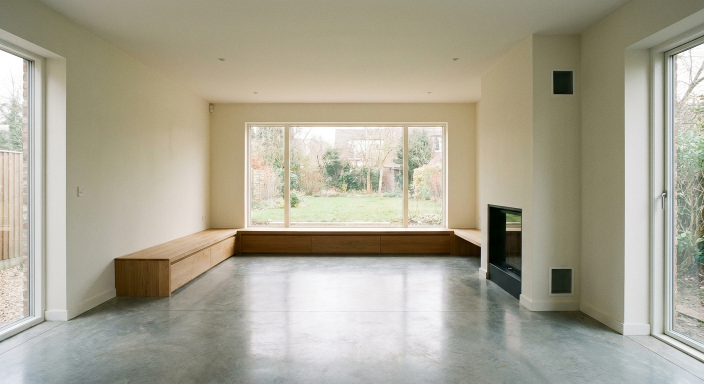
#> input picture skills/interior-redesign-studio/test.png, 1408 x 768 px (shown at 1/2 size)
$ python contact_sheet.py --inputs ../test.png
#> lines starting #> are read from the running program, lines starting #| are printed output that depends on the picture
#!/usr/bin/env python3
"""Contact sheet — compose a labeled grid from a set of renders for quick comparison.

Usage:
  python contact_sheet.py --inputs "renders/*.png" --out renders/contact_sheet.png
  python contact_sheet.py --inputs a.png b.png c.png --cols 2 --title "Japandi — Phase 2"

Notes:
  --inputs accepts a glob pattern OR an explicit list of files.
  Each cell is captioned with the file name so picks are unambiguous.
"""
import argparse
import glob
import os
import sys
from pathlib import Path


def eprint(*a):
    print(*a, file=sys.stderr)


def main():
    p = argparse.ArgumentParser(description="Build a labeled contact sheet from images.")
    p.add_argument("--inputs", nargs="+", required=True,
                   help="Glob pattern (e.g. 'renders/*.png') or explicit list of image files.")
    p.add_argument("--out", default="contact_sheet.png", help="Output PNG path.")
    p.add_argument("--cols", type=int, default=2, help="Number of columns (default 2).")
    p.add_argument("--cell", type=int, default=560, help="Cell width in px (default 560).")
    p.add_argument("--title", default=None, help="Optional title across the top.")
    args = p.parse_args()

    try:
        from PIL import Image, ImageDraw, ImageFont
    except ImportError:
        eprint("ERROR: missing Pillow. Run: pip install pillow")
        sys.exit(2)

    # Resolve inputs: expand any globs, keep explicit files, sort for stable order.
    files = []
    for item in args.inputs:
        matched = glob.glob(item)
        files.extend(matched if matched else ([item] if os.path.exists(item) else []))
    files = sorted(dict.fromkeys(files))
    if not files:
        eprint("ERROR: no input images found.")
        sys.exit(2)

    pad = 16
    cap_h = 30
    title_h = 48 if args.title else 0
    cols = max(1, args.cols)
    rows = (len(files) + cols - 1) // cols

    # Load + scale thumbnails to a uniform cell width, preserving aspect.
    thumbs = []
    cell_w = args.cell
    max_cell_h = 0
    for f in files:
        try:
            im = Image.open(f).convert("RGB")
#> im is the input picture: PIL image 1408x768 RGB; mean R, G, B 169.9, 165.1, 148
        except Exception as e:  # noqa: BLE001
            eprint(f"WARN: skipping {f}: {e}")
            continue
        w, h = im.size
#> w = 1408; h = 768
        new_h = int(h * (cell_w / w))
#> new_h = 305
        im = im.resize((cell_w, new_h), Image.LANCZOS)
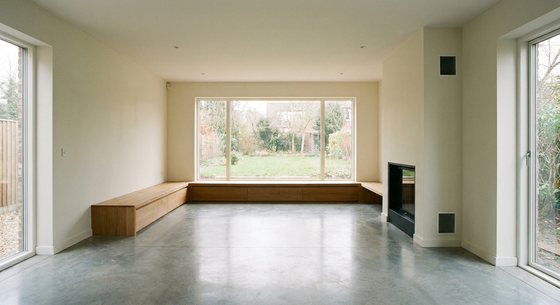
#> im: PIL image 560x305 RGB; mean R, G, B 169.9, 165.1, 148
        thumbs.append((Path(f).name, im))
        max_cell_h = max(max_cell_h, new_h)
#> max_cell_h = 305

    if not thumbs:
        eprint("ERROR: no readable images.")
        sys.exit(2)

    cell_total_h = max_cell_h + cap_h
#> cell_total_h = 335
    sheet_w = cols * cell_w + (cols + 1) * pad
    sheet_h = title_h + rows * cell_total_h + (rows + 1) * pad
#> sheet_h = 367

    sheet = Image.new("RGB", (sheet_w, sheet_h), (244, 241, 235))
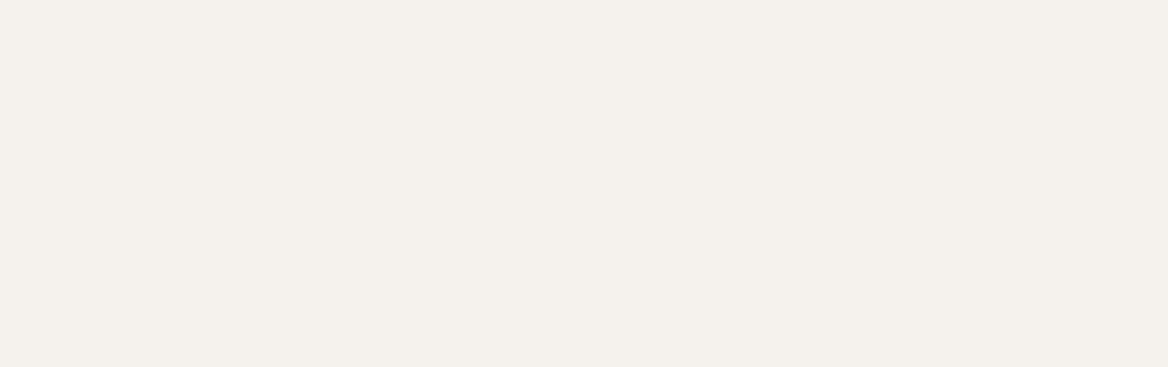
#> sheet: PIL image 1168x367 RGB; mean R, G, B 244, 241, 235
    draw = ImageDraw.Draw(sheet)

    def font(size):
        for name in ("segoeui.ttf", "arial.ttf", "DejaVuSans.ttf"):
            try:
                return ImageFont.truetype(name, size)
            except Exception:  # noqa: BLE001
                continue
        return ImageFont.load_default()

    if args.title:
        draw.text((pad, pad), args.title, fill=(44, 39, 34), font=font(26))

    for idx, (name, im) in enumerate(thumbs):
        r, c = divmod(idx, cols)
        x = pad + c * (cell_w + pad)
        y = title_h + pad + r * (cell_total_h + pad)
        sheet.paste(im, (x, y))
        draw.text((x + 2, y + im.size[1] + 6), name, fill=(90, 80, 61), font=font(15))
#> this loop made 1 pass
#> (name, r, c, x, y) on pass 1: ('test.png', 0, 0, 16, 16)
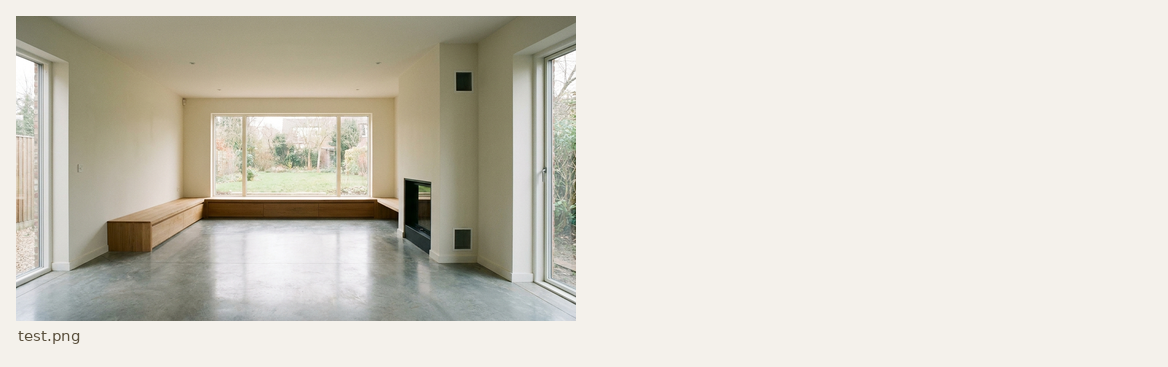
#> sheet: PIL image 1168x367 RGB; mean R, G, B 214.4, 210.7, 200.2

    out = Path(args.out)
    out.parent.mkdir(parents=True, exist_ok=True)
    sheet.save(out)
    print(f"SAVED {out} ({sheet_w}x{sheet_h}, {len(thumbs)} images)")
#| SAVED contact_sheet.png (1168x367, 1 images)


if __name__ == "__main__":
    main()
